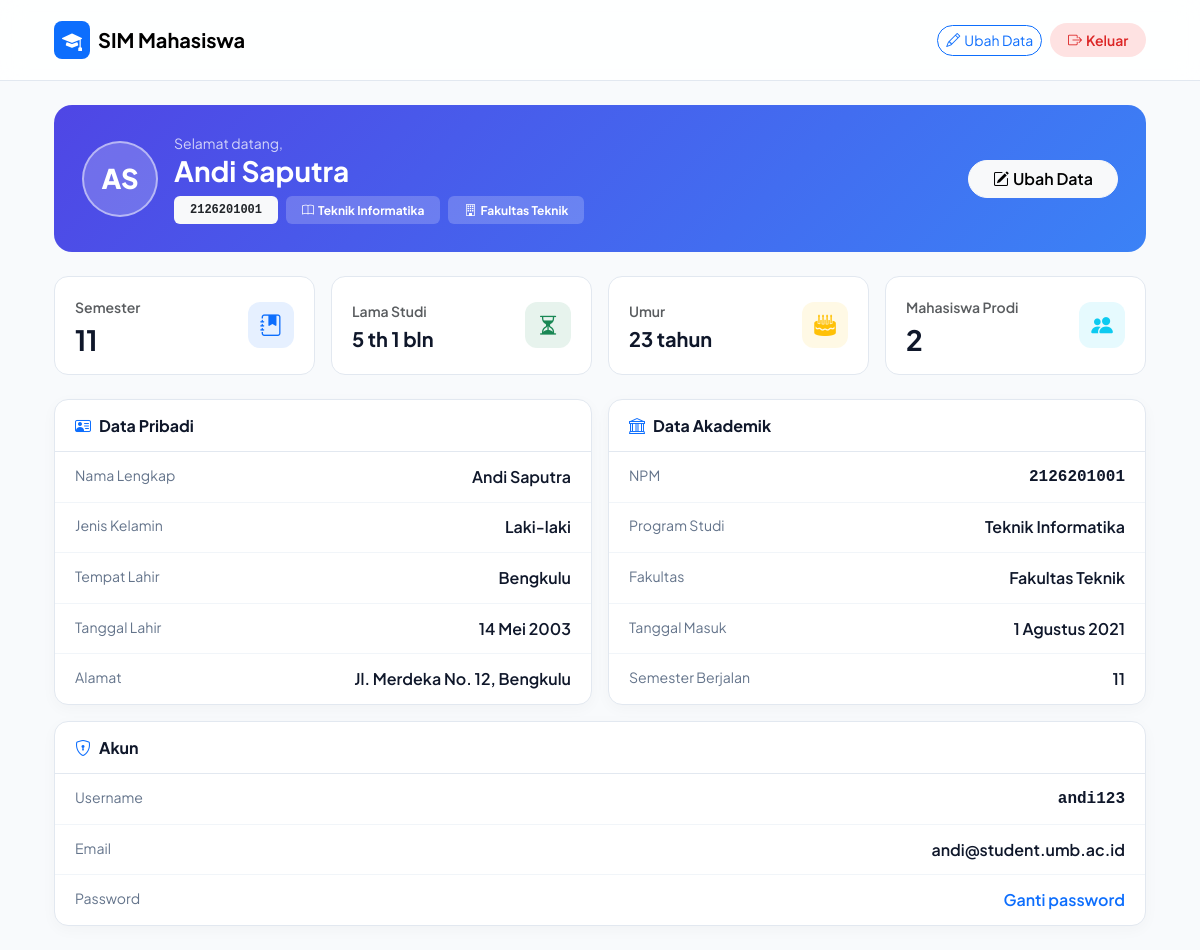
Page /dashboard_mahasiswa.php (signed in) on the committed database.
### tables this page shows
CREATE TABLE `mahasiswa` (
  `npm` varchar(15) NOT NULL,
  `id_pengguna` int(11) NOT NULL,
  `jenis_kelamin` enum('L','P') NOT NULL,
  `tempat_lahir` varchar(50) DEFAULT NULL,
  `tanggal_lahir` date DEFAULT NULL,
  `tanggal_masuk` date DEFAULT NULL,
  `alamat` varchar(255) DEFAULT NULL,
  `kode_prodi` varchar(10) NOT NULL
);

CREATE TABLE `pengguna` (
  `id_pengguna` int(11) NOT NULL,
  `username` varchar(50) NOT NULL,
  `password` varchar(255) NOT NULL,
  `nama_lengkap` varchar(100) NOT NULL,
  `role` enum('admin','prodi','mahasiswa') NOT NULL,
  `email` varchar(100) DEFAULT NULL,
  `created_at` timestamp NULL DEFAULT current_timestamp()
);

CREATE TABLE `program_studi` (
  `kode_prodi` varchar(10) NOT NULL,
  `nama_prodi` varchar(100) NOT NULL,
  `kode_fakultas` varchar(10) NOT NULL
);

CREATE TABLE `fakultas` (
  `kode_fakultas` varchar(10) NOT NULL,
  `nama_fakultas` varchar(100) NOT NULL
);

### dashboard_mahasiswa.php (the view, shortened to what this page needs)
<?php
require_once "koneksi.php";
$u = current_user();
$st = mysqli_prepare($conn, "
    SELECT m.npm, u.nama_lengkap AS nama, u.username, u.email, m.jenis_kelamin, m.tempat_lahir,
           m.tanggal_lahir, m.tanggal_masuk, m.alamat, p.kode_prodi, p.nama_prodi, f.nama_fakultas
    FROM mahasiswa m
    JOIN pengguna u ON m.id_pengguna = u.id_pengguna
    JOIN program_studi p ON m.kode_prodi = p.kode_prodi
    JOIN fakultas f ON p.kode_fakultas = f.kode_fakultas
    WHERE m.id_pengguna = ?
");
mysqli_stmt_bind_param($st, "i", $u['id_pengguna']);
mysqli_stmt_execute($st);
$d = mysqli_fetch_assoc(mysqli_stmt_get_result($st));
$st2 = mysqli_prepare($conn, "SELECT COUNT(*) AS jml FROM mahasiswa WHERE kode_prodi = ?");
mysqli_stmt_bind_param($st2, "s", $d['kode_prodi']);
mysqli_stmt_execute($st2);
$jmlProdi = (int)mysqli_fetch_assoc(mysqli_stmt_get_result($st2))['jml'];
function h($t) { return htmlspecialchars($t ?? '', ENT_QUOTES, 'UTF-8'); }
function tgl_indo($tgl) {
    $bln = [1=>'Januari','Februari','Maret','April','Mei','Juni','Juli','Agustus','September','Oktober','November','Desember'];
    $p = explode('-', $tgl);
    return (int)$p[2] . ' ' . $bln[(int)$p[1]] . ' ' . $p[0];
}
$today = new DateTime('today');
$semester = '-'; $lamaStudi = '-'; $umur = '-';
if (!empty($d['tanggal_masuk'])) {
    $diff = (new DateTime($d['tanggal_masuk']))->diff($today);
    $bulan = $diff->y * 12 + $diff->m;
    $semester = max(1, intdiv($bulan, 6) + 1);
    $lamaStudi = $diff->y . ' th ' . $diff->m . ' bln';
}
if (!empty($d['tanggal_lahir'])) {
    $umur = (new DateTime($d['tanggal_lahir']))->diff($today)->y . ' tahun';
}
$kata = preg_split('/\s+/', trim($d['nama']));
$inisial = strtoupper(mb_substr($kata[0], 0, 1) . (isset($kata[1]) ? mb_substr($kata[1], 0, 1) : ''));
$jk = $d['jenis_kelamin'] === 'L' ? 'Laki-laki' : 'Perempuan';
?>
<!DOCTYPE html>
<html lang="id">
<head>
<link href="https://cdn.jsdelivr.net/npm/bootstrap@5.3.0/dist/css/bootstrap.min.css" rel="stylesheet">
<link rel="stylesheet" href="https://cdn.jsdelivr.net/npm/bootstrap-icons@1.11.1/font/bootstrap-icons.css">
</head>
<body>
<nav class="navbar navbar-custom py-3">
  <div class="container px-lg-4 d-flex justify-content-between">
    <a class="navbar-brand d-flex align-items-center gap-2 fw-bold fs-5" href="dashboard_mahasiswa.php">
      <span class="bg-primary text-white rounded-3 p-1 px-2"><i class="bi bi-mortarboard-fill"></i></span>
      SIM Mahasiswa
    </a>
    <div class="d-flex align-items-center gap-2">
      <a href="edit_mahasiswa.php" class="btn btn-sm btn-outline-primary rounded-pill d-none d-sm-inline-block"><i class="bi bi-pencil me-1"></i>Ubah Data</a>
      <a href="logout.php" class="btn btn-logout btn-sm"><i class="bi bi-box-arrow-right me-1"></i>Keluar</a>
    </div>
  </div>
</nav>
<div class="container px-lg-4 py-4">
  <div class="hero d-flex flex-column flex-md-row align-items-md-center gap-3 mb-4">
    <div class="avatar"><?= h($inisial) ?></div>
    <div class="flex-grow-1">
      <div class="small opacity-75">Selamat datang,</div>
      <h3 class="fw-bold mb-1"><?= h($d['nama']) ?></h3>
      <div class="d-flex flex-wrap gap-2 mt-2">
        <span class="badge bg-light text-dark font-monospace px-3 py-2"><?= h($d['npm']) ?></span>
        <span class="badge px-3 py-2" style="background:rgba(255,255,255,.2)"><i class="bi bi-book me-1"></i><?= h($d['nama_prodi']) ?></span>
        <span class="badge px-3 py-2" style="background:rgba(255,255,255,.2)"><i class="bi bi-building me-1"></i><?= h($d['nama_fakultas']) ?></span>
      </div>
    </div>
    <a href="edit_mahasiswa.php" class="btn btn-light rounded-pill fw-semibold px-4"><i class="bi bi-pencil-square me-1"></i>Ubah Data</a>
  </div>
  <div class="row g-3 mb-4">
    <div class="col-6 col-lg-3"><div class="stat-card d-flex align-items-center justify-content-between">
      <div><span class="text-muted small fw-semibold">Semester</span><h3 class="fw-bold mb-0 mt-1"><?= h($semester) ?></h3></div>
      <div class="icon-shape bg-primary bg-opacity-10 text-primary"><i class="bi bi-journal-bookmark-fill"></i></div>
    </div></div>
    <div class="col-6 col-lg-3"><div class="stat-card d-flex align-items-center justify-content-between">
      <div><span class="text-muted small fw-semibold">Lama Studi</span><h5 class="fw-bold mb-0 mt-1"><?= h($lamaStudi) ?></h5></div>
      <div class="icon-shape bg-success bg-opacity-10 text-success"><i class="bi bi-hourglass-split"></i></div>
    </div></div>
    <div class="col-6 col-lg-3"><div class="stat-card d-flex align-items-center justify-content-between">
      <div><span class="text-muted small fw-semibold">Umur</span><h5 class="fw-bold mb-0 mt-1"><?= h($umur) ?></h5></div>
      <div class="icon-shape bg-warning bg-opacity-10 text-warning"><i class="bi bi-cake2-fill"></i></div>
    </div></div>
    <div class="col-6 col-lg-3"><div class="stat-card d-flex align-items-center justify-content-between">
      <div><span class="text-muted small fw-semibold">Mahasiswa Prodi</span><h3 class="fw-bold mb-0 mt-1"><?= $jmlProdi ?></h3></div>
      <div class="icon-shape bg-info bg-opacity-10 text-info"><i class="bi bi-people-fill"></i></div>
    </div></div>
  </div>
  <div class="row g-3">
    <div class="col-lg-6">
      <div class="info-card">
        <h6><i class="bi bi-person-vcard text-primary me-2"></i>Data Pribadi</h6>
        <div class="info-row"><span class="lbl">Nama Lengkap</span><span class="val"><?= h($d['nama']) ?></span></div>
        <div class="info-row"><span class="lbl">Jenis Kelamin</span><span class="val"><?= $jk ?></span></div>
        <div class="info-row"><span class="lbl">Tempat Lahir</span><span class="val"><?= h($d['tempat_lahir']) ?></span></div>
        <div class="info-row"><span class="lbl">Tanggal Lahir</span><span class="val"><?= tgl_indo($d['tanggal_lahir']) ?></span></div>
        <div class="info-row"><span class="lbl">Alamat</span><span class="val"><?= h($d['alamat']) ?></span></div>
      </div>
    </div>
    <div class="col-lg-6">
      <div class="info-card">
        <h6><i class="bi bi-bank text-primary me-2"></i>Data Akademik</h6>
        <div class="info-row"><span class="lbl">NPM</span><span class="val font-monospace"><?= h($d['npm']) ?></span></div>
        <div class="info-row"><span class="lbl">Program Studi</span><span class="val"><?= h($d['nama_prodi']) ?></span></div>
        <div class="info-row"><span class="lbl">Fakultas</span><span class="val"><?= h($d['nama_fakultas']) ?></span></div>
        <div class="info-row"><span class="lbl">Tanggal Masuk</span><span class="val"><?= tgl_indo($d['tanggal_masuk']) ?></span></div>
        <div class="info-row"><span class="lbl">Semester Berjalan</span><span class="val"><?= h($semester) ?></span></div>
      </div>
    </div>
    <div class="col-12">
      <div class="info-card">
        <h6><i class="bi bi-shield-lock text-primary me-2"></i>Akun</h6>
        <div class="info-row"><span class="lbl">Username</span><span class="val font-monospace"><?= h($d['username']) ?></span></div>
        <div class="info-row"><span class="lbl">Email</span><span class="val"><?= $d['email'] ? h($d['email']) : '-' ?></span></div>
        <div class="info-row"><span class="lbl">Password</span><span class="val"><a href="edit_mahasiswa.php#password" class="text-decoration-none">Ganti password</a></span></div>
      </div>
    </div>
  </div>
</div>
</body>
</html>

### dashboard_mahasiswa.php (style rules this page uses)
body { font-family:'Plus Jakarta Sans',sans-serif; background:#f8fafc; color:#0f172a; min-height:100vh; }
.navbar-custom { background:rgba(255,255,255,.85); backdrop-filter:blur(12px); border-bottom:1px solid #e2e8f0; position:sticky; top:0; z-index:1030; }
.hero { background:linear-gradient(135deg,#4f46e5 0%,#3b82f6 100%); color:#fff; border-radius:18px; padding:1.75rem; }
.avatar { width:76px; height:76px; border-radius:50%; background:rgba(255,255,255,.2); border:2px solid rgba(255,255,255,.5); display:flex; align-items:center; justify-content:center; font-size:1.7rem; font-weight:800; flex-shrink:0; }
.stat-card { background:#fff; border:1px solid #e2e8f0; border-radius:14px; padding:1.1rem 1.25rem; height:100%; transition:all .25s; }
.icon-shape { width:46px; height:46px; border-radius:12px; display:flex; align-items:center; justify-content:center; font-size:1.35rem; }
.info-card { background:#fff; border:1px solid #e2e8f0; border-radius:14px; box-shadow:0 4px 15px rgba(0,0,0,.03); height:100%; }
.info-card h6 { padding:1rem 1.25rem; margin:0; border-bottom:1px solid #e2e8f0; font-weight:700; }
.info-row { display:flex; justify-content:space-between; gap:1rem; padding:.8rem 1.25rem; border-bottom:1px solid #f1f5f9; }
.info-row:last-child { border-bottom:0; }
.info-row .lbl { color:#64748b; font-size:.88rem; }
.info-row .val { font-weight:600; text-align:right; }
.btn-logout { background:#fee2e2; color:#dc2626; font-weight:600; border:none; border-radius:50rem; padding:.4rem 1.1rem; }

### rows in the picture
mahasiswa: id_pengguna.nama_lengkap "AS", id_pengguna.nama_lengkap "Andi Saputra", npm "2126201001", kode_prodi.nama_prodi "Teknik Informatika", fakultas.nama_fakultas "Fakultas Teknik", tanggal_masuk "11", tanggal_masuk "5 th 1 bln", tanggal_lahir "23 tahun", jenis_kelamin "Laki-laki", tempat_lahir "Bengkulu", tanggal_lahir "14 Mei 2003", alamat "Jl. Merdeka No. 12, Bengkulu", tanggal_masuk "1 Agustus 2021", id_pengguna.username "andi123", id_pengguna.email "andi@student.umb.ac.id"

### other values in the picture
$jmlProdi "2"
